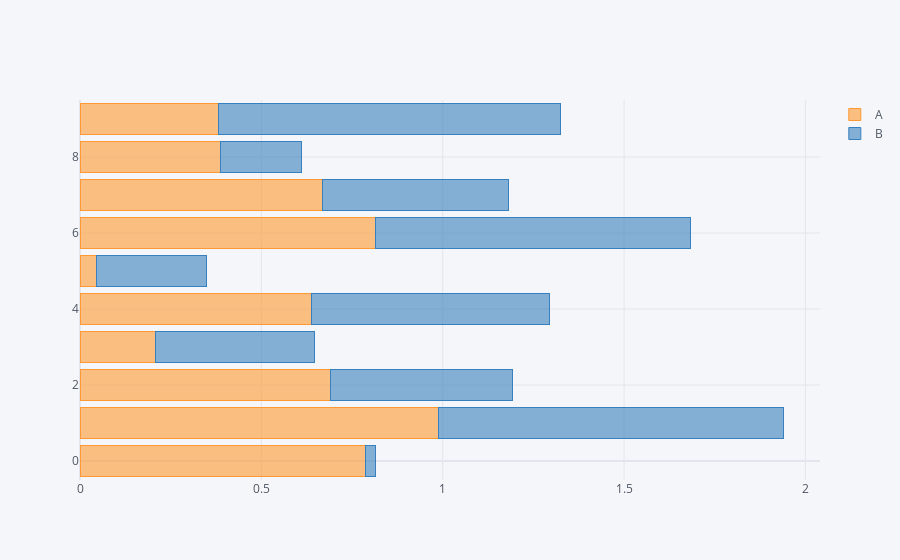

Write notebook code for a chart like this one.
### Code cell
df.iplot(kind='bar', barmode='stack', orientation='h')

### Figure 1 — Plotly figure (JSON) as saved in the notebook; plotly's stock layout.template omitted (floating-point values rounded to 4 significant figures)
{"data": [{"marker": {"color": "rgba(255, 153, 51, 0.6)", "line": {"color": "rgba(255, 153, 51, 1.0)", "width": 1}}, "name": "A", "orientation": "h", "text": "", "type": "bar", "x": [0.7858, 0.988, 0.69, 0.209, 0.6382, 0.04645, 0.8151, 0.6677, 0.3886, 0.3825], "y": [0, 1, 2, 3, 4, 5, 6, 7, 8, 9]}, {"marker": {"color": "rgba(55, 128, 191, 0.6)", "line": {"color": "rgba(55, 128, 191, 1.0)", "width": 1}}, "name": "B", "orientation": "h", "text": "", "type": "bar", "x": [0.02831, 0.9501, 0.5011, 0.4375, 0.6556, 0.3023, 0.8678, 0.5146, 0.2225, 0.9431], "y": [0, 1, 2, 3, 4, 5, 6, 7, 8, 9]}], "layout": {"barmode": "stack", "legend": {"bgcolor": "#F5F6F9", "font": {"color": "#4D5663"}, "traceorder": "normal"}, "paper_bgcolor": "#F5F6F9", "plot_bgcolor": "#F5F6F9", "title": {"font": {"color": "#4D5663"}}, "xaxis": {"gridcolor": "#E1E5ED", "showgrid": true, "tickfont": {"color": "#4D5663"}, "title": {"font": {"color": "#4D5663"}, "text": ""}, "zerolinecolor": "#E1E5ED"}, "yaxis": {"gridcolor": "#E1E5ED", "showgrid": true, "tickfont": {"color": "#4D5663"}, "title": {"font": {"color": "#4D5663"}, "text": ""}, "zerolinecolor": "#E1E5ED"}}}
